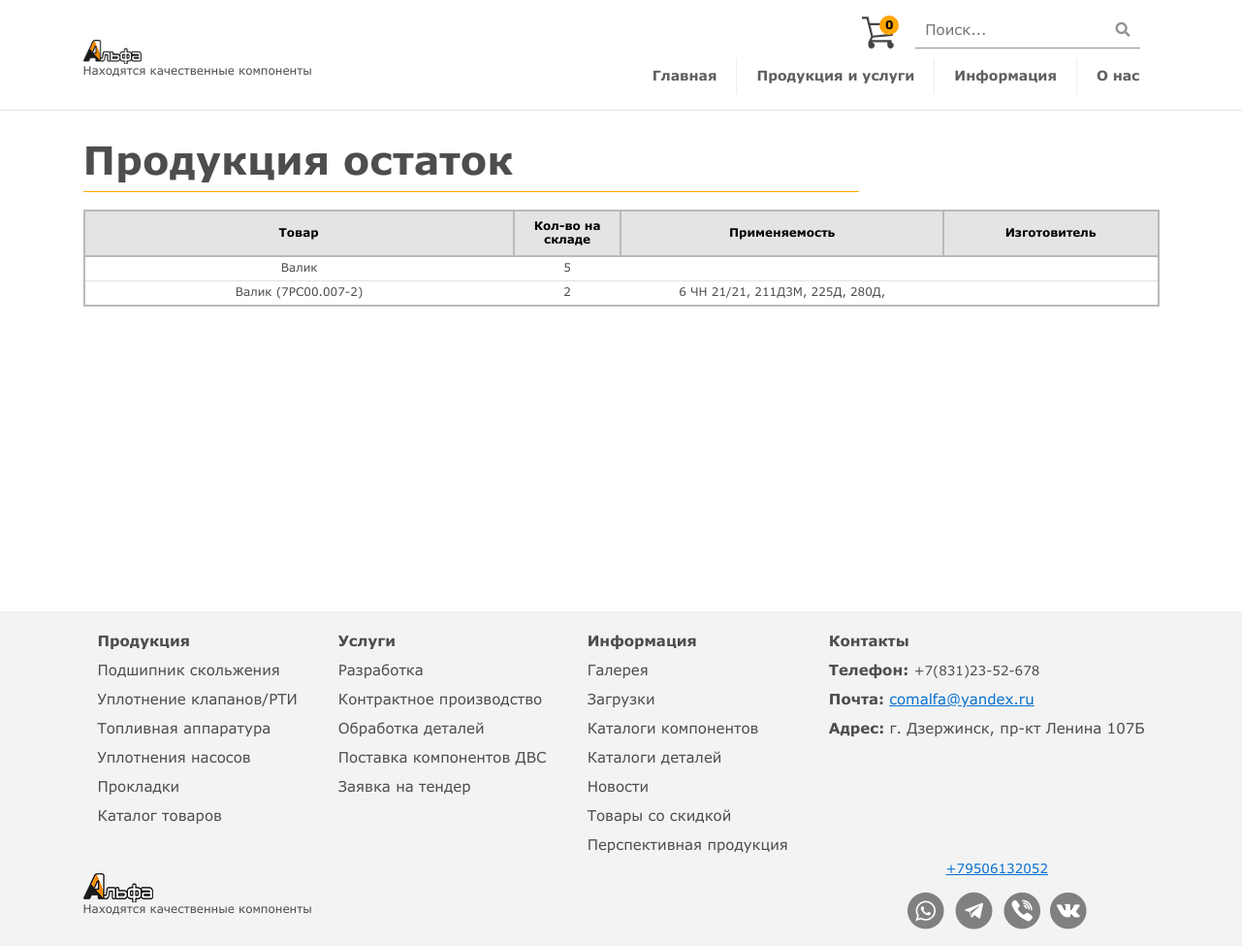
Screenshot of /productslast/ with the database file from the repository.
### main/models.py (models this page shows, shortened)
class MainGoods(models.Model):
    def get_image_path(self, filename):
        ext = filename.split('.')[-1]
        path = ''.join(["MainGoods_images/",translit.slugify(filename.strip()),'.',ext])
        return path
    GOOD_TYPES = (
        ('Подшипники', 'Подшипники'),
        ('Уплотнение клапанов', 'Уплотнение клапанов'),
        ('Компоненты впрыска', 'Компоненты впрыска'),
        ('Торцевые уплотнения', 'Торцевые уплотнения'),
        ('Прокладки', 'Прокладки'),
        ('Другое', 'Другое'),
    )
    STATUS_TYPES = (
        ('Готов', 'Готов'),
        ('В перспективе', 'В перспективе'),
        ('Удалено', 'Удалено'),
    )
    name = models.CharField(max_length = 200, verbose_name='Название', blank=True)
    mark = models.CharField(max_length = 200, verbose_name='Маркировка', blank=True)
    status = models.CharField(max_length = 200, verbose_name='Статус товара', choices=STATUS_TYPES, blank=True)
    type = models.CharField(max_length = 200, verbose_name='Тип товара', choices=GOOD_TYPES, blank=True)
    using = models.CharField(max_length = 1500, verbose_name='Применение', blank=True)
    catalogs = models.CharField(max_length = 1500, verbose_name='Каталог деталей', blank=True)
    material = models.CharField(max_length = 200, verbose_name='Материал', blank=True)
    weight = models.CharField(max_length = 200, verbose_name='Вес', blank=True)
    analog = models.CharField(max_length = 400, verbose_name='Аналоги', blank=True)
    length = models.CharField(max_length = 400, verbose_name='Размер(мм)', blank=True)
    quantity_pack = models.CharField(max_length = 200, verbose_name='Кол-во в упаковке', blank=True)
    manufactur = models.CharField(max_length = 200, verbose_name='Изготовитель', blank=True)
    package = models.CharField(max_length = 2000, verbose_name='Состав комплекта', blank=True)
    note = models.CharField(max_length = 2000, verbose_name='Примечание', blank=True)
    quantity = models.CharField(max_length = 10, verbose_name='Количество на складе', blank=True)
    price = models.CharField(max_length = 200, verbose_name='Цена без НДС', blank=True)
    discount = models.CharField(max_length = 20, verbose_name='Скидка (%)', blank=True)
    cost = models.CharField(max_length = 200, verbose_name='Цена со скидкой', blank=True)
    img = models.ImageField(upload_to=get_image_path, default='good_def_image.jpeg', verbose_name='Изображение', blank=True)
    class Meta:
        verbose_name = u'Товары'
        verbose_name_plural = u'Товары'

### main/views.py (the view)
# urls.py: path('productslast/', views.productslast, name='productslast'),
def productslast(request):
    context = {}
    context['perspective'] = MainGoods.objects.filter().exclude(status='Удалено').exclude(quantity__exact='0').exclude(quantity__exact='')
    for item_use in context['perspective']:
        usingWithUrl = []
        for item in item_use.using.split(','):
            nameAndUrl = item.split(":")
            if(len(nameAndUrl) > 1):
                usingWithUrl.append({nameAndUrl[0]:nameAndUrl[1]})
            else:
                usingWithUrl.append({nameAndUrl[0]:''})
        item_use.usingUrl = usingWithUrl
    return render(request, 'productslast.html', context)

### main/templates/productslast.html (shortened to what this page needs)
{% extends "base.html" %}
{% load static %}
{% block content %}
<div class="container">
    <h1>Продукция остаток</h1><span class="line" style="width: 800px;"></span>
    <br>
    <div class="table-overflow__wrapper">
        <table class="table table-hover table-sm">
            <thead>
                <tr>
                    <th scope="col" style="width: 40%;">Товар</th>
                    <th scope="col" style="width: 10%; text-align: center;">Кол-во на складе</th>
                    <th scope="col" style="width: 30%;text-align: center;">Применяемость</th>
                    <th scope="col" style="width: 20%; text-align: center;">Изготовитель</th>
                </tr>
            </thead>
            <tbody>
                {% for item in perspective %}
                <tr>
                    <td style="text-align: center;">{{ item.name }}</td>
                    <td style="text-align: center;">{{ item.quantity }}</td>
                    <td style="text-align: center;">
                        {% for use in item.usingUrl %}
                        {% for key, value in use.items %}
                        {% if value != '' %}
                        <a href="{{value}}">{{key}}</a>,
                        {% else %}
                        {% if key == key|last %}
                        {{key}}
                        {% else %}
                        {{key}},
                        {% endif %}
                        {% endif %}
                        {% endfor %}
                        {% endfor %}</td>
                    <td style="text-align: center;">{{ item.manufactur }}</td>
                </tr>
                {% endfor %}
            </tbody>
        </table>
    </div>
</div>
{% endblock content %}

### static/css/style.css (style rules this page uses)
body { font-family: Verdana; font-size: 15px; color: #4D4D4D; line-height: 1.2; }
h1 { padding-top: 10px; font-size: 40px; font-weight: bold; }
.table { font-size: 12px; }
.line { display: block; border-bottom: 1px solid orange; width: 500px; height: 2px; }
thead tr { background-color: rgb(73, 73, 73); color: black; }
thead th { padding: 8px!important; vertical-align: inherit!important; background-color: rgb(228, 228, 228); border: 2px solid rgb(185, 185, 185)!important; margin: 2px; color: black; text-align: center!important; }
tbody { border: 2px solid rgb(185, 185, 185)!important; }

### rows the page displays
MainGoods: name "Валик", quantity "5"
MainGoods: name "Валик (7РС00.007-2)", quantity "2", use "6 ЧН 21/21" "211Д3М" "225Д" "280Д"
